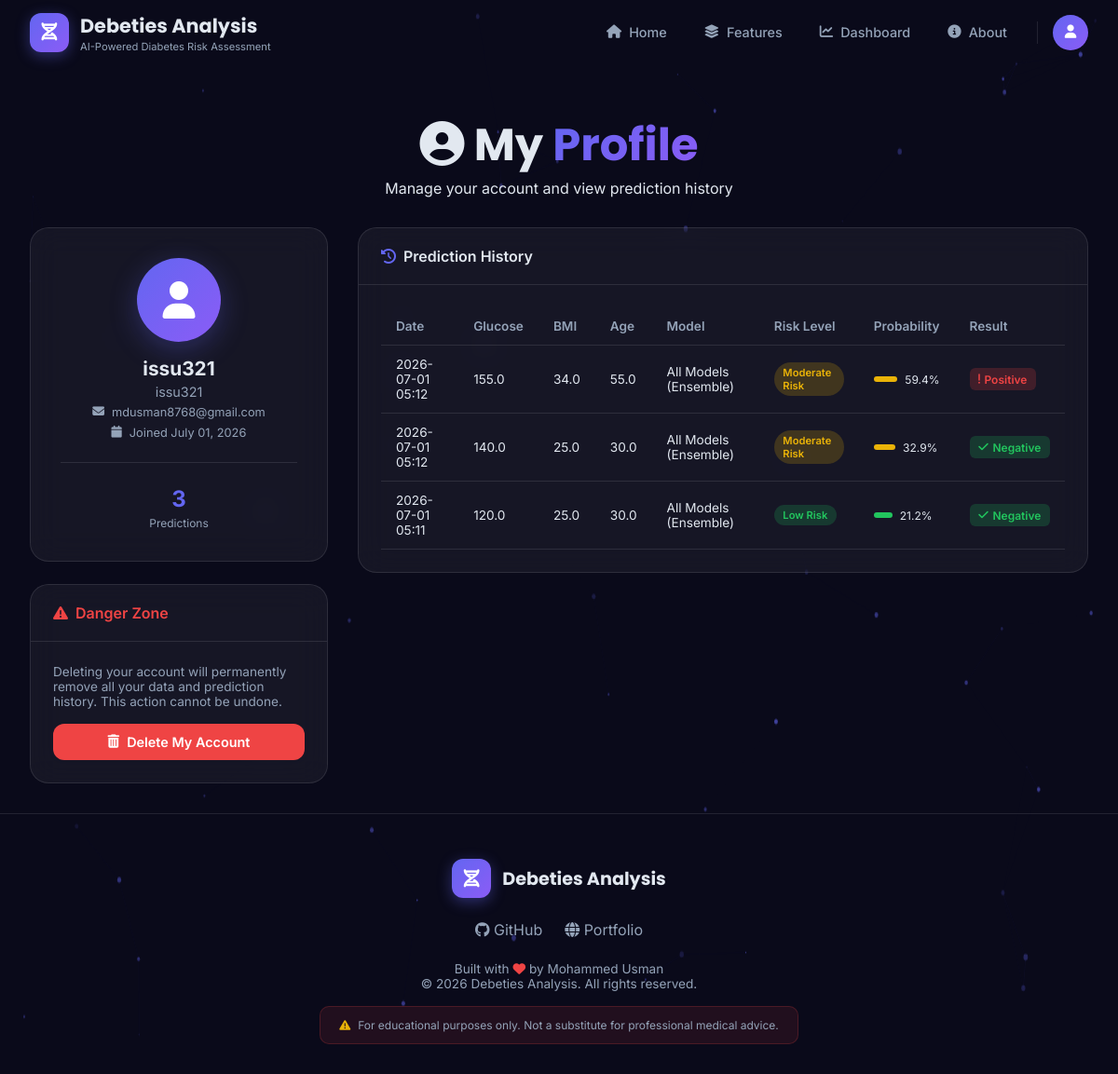
Screenshot of /profile (signed in) with the database file from the repository.
### models.py (models this page shows, shortened)
class User(UserMixin, db.Model):
    __tablename__ = 'users'
    id = db.Column(db.Integer, primary_key=True)
    username = db.Column(db.String(80), unique=True, nullable=False, index=True)
    email = db.Column(db.String(120), unique=True, nullable=True)
    password_hash = db.Column(db.String(256), nullable=False)
    full_name = db.Column(db.String(120), nullable=True)
    created_at = db.Column(db.DateTime, default=datetime.utcnow)
    last_login = db.Column(db.DateTime, nullable=True)
    is_active = db.Column(db.Boolean, default=True)
    predictions = db.relationship('Prediction', backref='user', lazy=True,
                                 cascade='all, delete-orphan')

class Prediction(db.Model):
    __tablename__ = 'predictions'
    id = db.Column(db.Integer, primary_key=True)
    user_id = db.Column(db.Integer, db.ForeignKey('users.id'), nullable=False)
    pregnancies = db.Column(db.Float, nullable=False)
    glucose = db.Column(db.Float, nullable=False)
    blood_pressure = db.Column(db.Float, nullable=False)
    skin_thickness = db.Column(db.Float, nullable=False)
    insulin = db.Column(db.Float, nullable=False)
    bmi = db.Column(db.Float, nullable=False)
    diabetes_pedigree = db.Column(db.Float, nullable=False)
    age = db.Column(db.Float, nullable=False)
    selected_model = db.Column(db.String(100), nullable=False)
    ensemble_probability = db.Column(db.Float, nullable=False)
    ensemble_prediction = db.Column(db.Integer, nullable=False)
    risk_level = db.Column(db.String(50), nullable=False)
    model_results = db.Column(db.Text, nullable=True)
    created_at = db.Column(db.DateTime, default=datetime.utcnow)

### app.py (the view)
@app.route('/profile')
@login_required
def profile():
    predictions = Prediction.query.filter_by(user_id=current_user.id)        .order_by(Prediction.created_at.desc()).all()
    return render_template('profile.html', predictions=predictions)

### app.py (called while the page is built)
@login_manager.user_loader
def load_user(user_id):
    return User.query.get(int(user_id))

@app.context_processor
def inject_globals():
    return {
        'brand_name': Config.BRAND_NAME,
        'brand_tagline': Config.BRAND_TAGLINE,
        'brand_author': Config.BRAND_AUTHOR,
        'brand_github': Config.BRAND_GITHUB,
        'brand_portfolio': Config.BRAND_PORTFOLIO,
        'current_year': datetime.now().year
    }

### templates/profile.html (shortened to what this page needs)
{% extends "base.html" %}
{% block content %}
<section class="page-header page-header-compact">
    <div class="page-header-content" data-gsap="fade-up">
        <h1><i class="fas fa-user-circle"></i> My <span class="gradient-text">Profile</span></h1>
        <p>Manage your account and view prediction history</p>
    </div>
</section>
<div class="profile-grid">
    <div class="profile-sidebar" data-gsap="fade-right">
        <div class="glass-card profile-card">
            <div class="profile-avatar">
                <div class="avatar-ring">
                    <i class="fas fa-user"></i>
                </div>
            </div>
            <div class="profile-info">
                <h3>{{ current_user.username }}</h3>
                {% if current_user.full_name %}<p class="profile-name">{{ current_user.full_name }}</p>{% endif %}
                {% if current_user.email %}<p class="profile-email"><i class="fas fa-envelope"></i> {{ current_user.email }}</p>{% endif %}
                <p class="profile-joined"><i class="fas fa-calendar"></i> Joined {{ current_user.created_at.strftime('%B %d, %Y') }}</p>
            </div>
            <div class="profile-stats">
                <div class="profile-stat">
                    <span class="stat-num">{{ predictions|length }}</span>
                    <span class="stat-label">Predictions</span>
                </div>
            </div>
        </div>
        <div class="glass-card danger-card" data-gsap="fade-up" data-delay="0.2">
            <div class="card-header danger-header">
                <h3><i class="fas fa-exclamation-triangle"></i> Danger Zone</h3>
            </div>
            <div class="card-body">
                <p>Deleting your account will permanently remove all your data and prediction history. This action cannot be undone.</p>
                <button type="button" class="btn btn-danger btn-full" onclick="confirmDelete()">
                    <i class="fas fa-trash-alt"></i> Delete My Account
                </button>
            </div>
        </div>
    </div>
    <div class="profile-main" data-gsap="fade-left">
        <div class="glass-card history-card">
            <div class="card-header">
                <h3><i class="fas fa-history"></i> Prediction History</h3>
            </div>
            <div class="card-body">
                {% if predictions %}
                <div class="table-responsive">
                    <table class="data-table history-table-full">
                        <thead>
                            <tr>
                                <th>Date</th>
                                <th>Glucose</th>
                                <th>BMI</th>
                                <th>Age</th>
                                <th>Model</th>
                                <th>Risk Level</th>
                                <th>Probability</th>
                                <th>Result</th>
                            </tr>
                        </thead>
                        <tbody>
                            {% for pred in predictions %}
                            <tr>
                                <td>{{ pred.created_at.strftime('%Y-%m-%d %H:%M') }}</td>
                                <td>{{ pred.glucose }}</td>
                                <td>{{ pred.bmi }}</td>
                                <td>{{ pred.age }}</td>
                                <td>{{ pred.selected_model }}</td>
                                <td>
                                    <span class="risk-pill risk-{{ pred.risk_level|lower|replace(' ', '-') }}">
                                        {{ pred.risk_level }}
                                    </span>
                                </td>
                                <td>
                                    <div class="prob-bar-mini">
                                        <div class="prob-fill" style="width: {{ pred.ensemble_probability * 100 }}%; background: {% if pred.ensemble_probability < 0.3 %}#22c55e{% elif pred.ensemble_probability < 0.6 %}#eab308{% elif pred.ensemble_probability < 0.8 %}#f97316{% else %}#ef4444{% endif %}"></div>
                                        <span>{{ "%.1f"|format(pred.ensemble_probability * 100) }}%</span>
                                    </div>
                                </td>
                                <td>
                                    {% if pred.ensemble_prediction == 1 %}
                                    <span class="result-badge result-positive"> Positive</span>
                                    {% else %}
                                    <span class="result-badge result-negative"><i class="fas fa-check"></i> Negative</span>
                                    {% endif %}
                                </td>
                            </tr>
                            {% endfor %}
                        </tbody>
                    </table>
                </div>
                {% endif %}
            </div>
        </div>
    </div>
</div>
{% endblock %}

### templates/base.html (shortened to what this page needs)
<!DOCTYPE html>
<html lang="en">
<head>
    <link rel="stylesheet" href="https://cdnjs.cloudflare.com/ajax/libs/font-awesome/6.5.1/css/all.min.css">
    <link rel="stylesheet" href="{{ url_for('static', filename='css/style.css') }}">
</head>
<body>
    <canvas id="particle-canvas"></canvas>
    <nav class="navbar" id="navbar">
        <div class="nav-container">
            <a href="{{ url_for('home') }}" class="nav-brand">
                <div class="brand-icon">
                    <i class="fas fa-dna"></i>
                </div>
                <div class="brand-text">
                    <span class="brand-name">{{ brand_name }}</span>
                    <span class="brand-tagline">{{ brand_tagline }}</span>
                </div>
            </a>
            <div class="nav-menu" id="nav-menu">
                <a href="{{ url_for('home') }}" class="nav-link {% if request.endpoint == 'home' %}active{% endif %}">
                    <i class="fas fa-home"></i>
                    <span>Home</span>
                </a>
                <a href="{{ url_for('features') }}" class="nav-link {% if request.endpoint == 'features' %}active{% endif %}">
                    <i class="fas fa-layer-group"></i>
                    <span>Features</span>
                </a>
                {% if current_user.is_authenticated %}
                <a href="{{ url_for('dashboard') }}" class="nav-link {% if request.endpoint == 'dashboard' %}active{% endif %}">
                    <i class="fas fa-chart-line"></i>
                    <span>Dashboard</span>
                </a>
                {% endif %}
                <a href="{{ url_for('about') }}" class="nav-link {% if request.endpoint == 'about' %}active{% endif %}">
                    <i class="fas fa-info-circle"></i>
                    <span>About</span>
                </a>
                {% if current_user.is_authenticated %}
                <div class="nav-user">
                    <div class="user-avatar">
                        <i class="fas fa-user"></i>
                    </div>
                </div>
                {% endif %}
            </div>
        </div>
    </nav>
    <main class="main-content">
        {% block content %}{% endblock %}
    </main>
    <footer class="footer">
        <div class="footer-content">
            <div class="footer-brand">
                <div class="brand-icon">
                    <i class="fas fa-dna"></i>
                </div>
                <span>{{ brand_name }}</span>
            </div>
            <div class="footer-links">
                <a href="{{ brand_github }}" target="_blank" rel="noopener">
                    <i class="fab fa-github"></i> GitHub
                </a>
                <a href="{{ brand_portfolio }}" target="_blank" rel="noopener">
                    <i class="fas fa-globe"></i> Portfolio
                </a>
            </div>
            <div class="footer-credit">
                <p>Built with <i class="fas fa-heart"></i> by {{ brand_author }}</p>
                <p>&copy; {{ current_year }} {{ brand_name }}. All rights reserved.</p>
            </div>
            <div class="footer-disclaimer">
                <i class="fas fa-exclamation-triangle"></i>
                <span>For educational purposes only. Not a substitute for professional medical advice.</span>
            </div>
        </div>
    </footer>
</body>
</html>

### rows the page displays
User: username "issu321", full_name "issu321", email "mdusman8768@gmail.com", created_at "July 01, 2026"
Prediction: created_at "2026-07-01 05:12", glucose "155.0", bmi "34.0", age "55.0", selected_model "All Models (Ensemble)", risk_level "Moderate Risk", pred.ensemble_probability*100 "59.4", ensemble_prediction "Positive"
Prediction: created_at "2026-07-01 05:12", glucose "140.0", bmi "25.0", age "30.0", selected_model "All Models (Ensemble)", risk_level "Moderate Risk", pred.ensemble_probability*100 "32.9", ensemble_prediction 0 (drawn)
Prediction: created_at "2026-07-01 05:11", glucose "120.0", bmi "25.0", age "30.0", selected_model "All Models (Ensemble)", risk_level "Low Risk", pred.ensemble_probability*100 "21.2", ensemble_prediction 0 (drawn)

### other values shown
{{ brand_name }} "Debeties Analysis"
{{ brand_tagline }} "AI-Powered Diabetes Risk Assessment"
{{ predictions|length }} "3"
{{ brand_author }} "Mohammed Usman"
